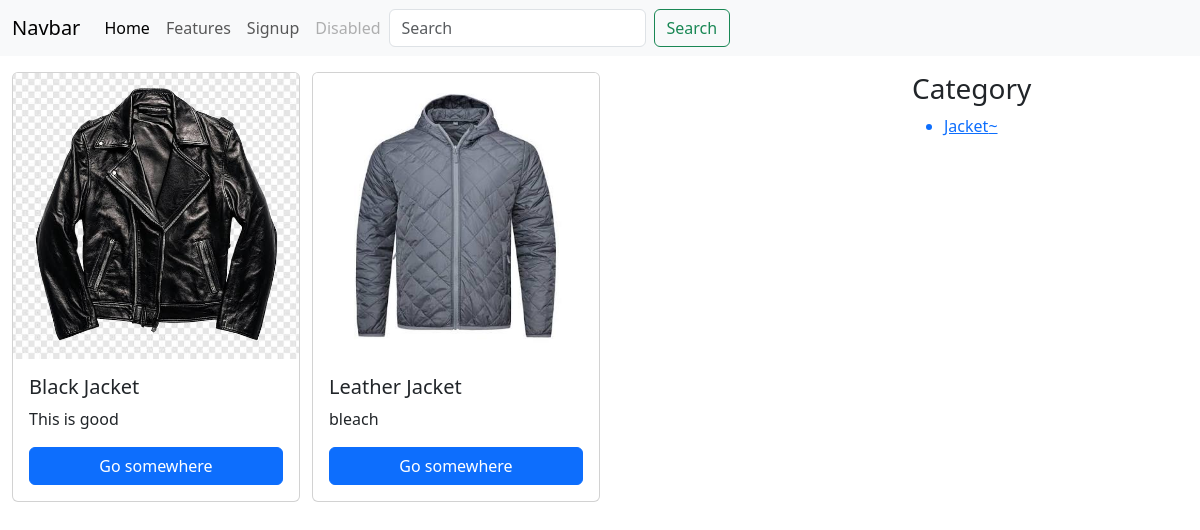
The app's page /, older data.
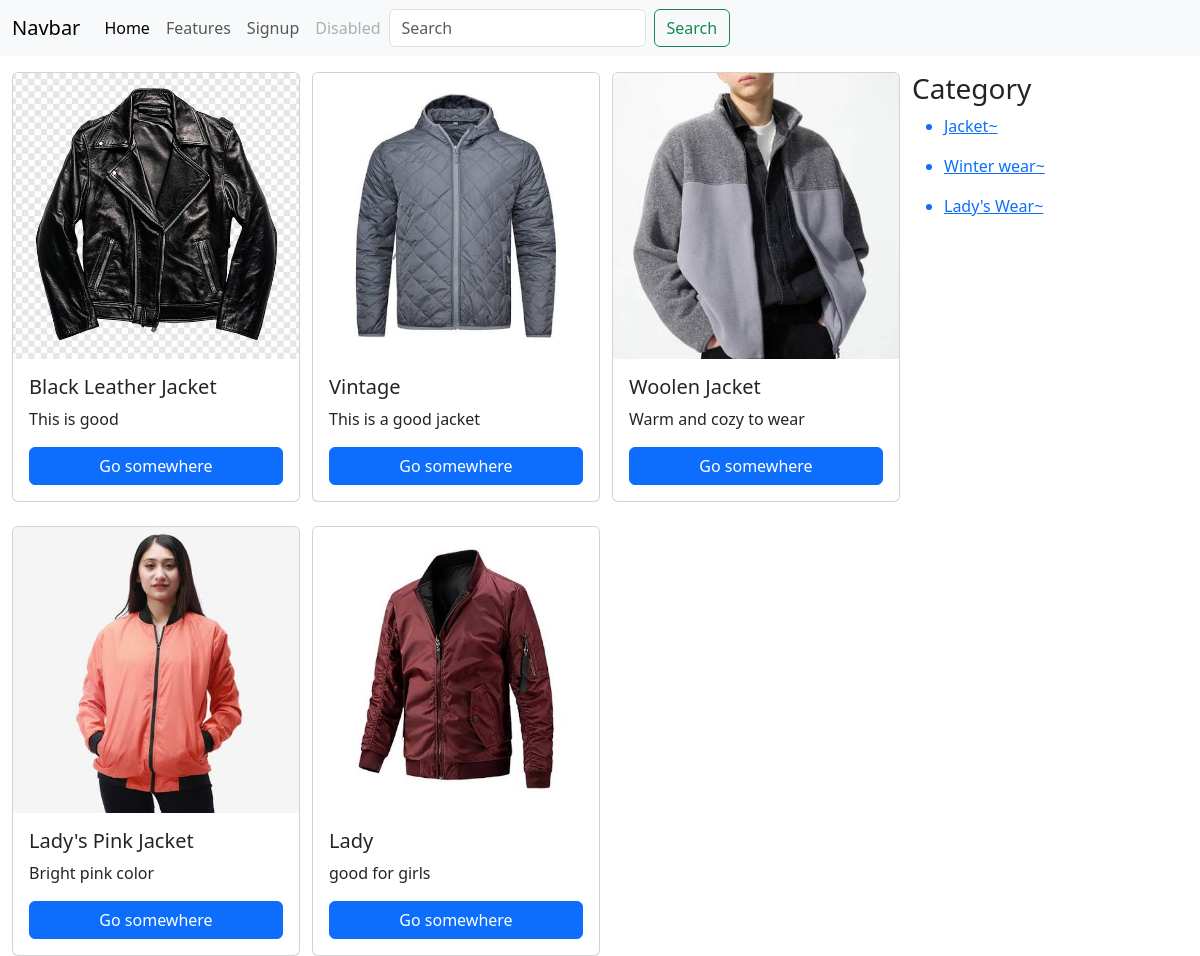
The same page, newer data.
### store/models.py (models this page shows, shortened)
class Product(models.Model):
    product_name = models.CharField(max_length=50)
    price = models.IntegerField(default=0)
    category = models.ForeignKey(Category, on_delete = models.CASCADE, null = True, blank = True)
    description = models.CharField(max_length=300, default='')
    image = models.ImageField(upload_to = "image", default="")

class Category(models.Model):
    category_name = models.CharField(max_length=50)
    def __str__(self):
        return self.category_name

### store/views.py (the view)
# urls.py: 2. Add a URL to urlpatterns:  path('', views.home, name='home')
def home(request):
    categories = Category.objects.all()
    categoryID = request.GET.get('category')
    if categoryID:
        products = Product.objects.filter(category=categoryID)
    else:
        products = Product.objects.all()
    params = {
        'product': products,
        'category': categories
    }
    return render(request, 'store/home.html', params)

### store/templates/store/home.html (shortened to what this page needs)
{%extends 'store/nav.html'%}
{%block body%}
<div class="container-fluid mt-3">
  <div class="row">
    <div class="col-lg-9">
        <div class="row row-cols-1 row-cols-md-3 g-4">
    {%for i in product%}
    <div class="col">
    <div class="card h-100" style="width: 18rem">
      <img
      src="{{i.image.url}}"
        class="card-img-top"
        alt="..."/>
      <div class="card-body d-flex flex-column">
        <h5 class="card-title">{{i.product_name}}</h5>
        <p class="card-text">{{i.description}}</p>
        <a href="#" class="btn btn-primary mt-auto">Go somewhere</a>
      </div>
    </div>
    </div>
    {%endfor%}
  </div>
    </div>
    <div class="col-lg-3">
      <h3>Category</h3>
      {%for cat in category%}
        <ul>
          <a href="/?category={{cat.id}}"><li>{{cat}}~</li></a>
        </ul>
      {%endfor%}
    </div>
  </div>
</div>
{%endblock%}

### store/templates/store/nav.html (shortened to what this page needs)
<!doctype html>
<html lang="en">
  <head>
    <link href="https://cdn.jsdelivr.net/npm/bootstrap@5.3.8/dist/css/bootstrap.min.css" rel="stylesheet">
  </head>
  <body>
      <nav class="navbar navbar-expand-lg bg-body-tertiary">
          <div class="container-fluid">
              <a class="navbar-brand" href="/">Navbar</a>
    <div class="collapse navbar-collapse" id="navbarNav">
      <ul class="navbar-nav">
          <li class="nav-item">
              <a class="nav-link active" aria-current="page" href="#">Home</a>
            </li>
            <li class="nav-item">
                <a class="nav-link" href="#">Features</a>
            </li>
        <li class="nav-item">
          <a class="nav-link" href="/signup">Signup</a>
        </li>
        <li class="nav-item">
            <a class="nav-link disabled" aria-disabled="true">Disabled</a>
        </li>
    </ul>
    <form class="d-flex" role="search">
      <input class="form-control me-2" type="search" placeholder="Search" aria-label="Search"/>
      <button class="btn btn-outline-success" type="submit">Search</button>
    </form>
</div>
</div>
</nav>
{%block body%}{%endblock%}
</body>
</html>

Row changes from the older to the newer data that the page shows:
removed Product: image (picture), product_name "Black Jacket", description "This is good"
removed Product: image (picture), product_name "Leather Jacket", description "bleach"
added Product: image (picture), product_name "Black Leather Jacket", description "This is good"
added Product: image (picture), product_name "Vintage", description "This is a good jacket"
added Product: image (picture), product_name "Woolen Jacket", description "Warm and cozy to wear"
added Product: image (picture), product_name "Lady's Pink Jacket", description "Bright pink color"
added Product: image (picture), product_name "Lady", description "good for girls"
added Category: category_name "Winter wear"
added Category: category_name "Lady's Wear"
